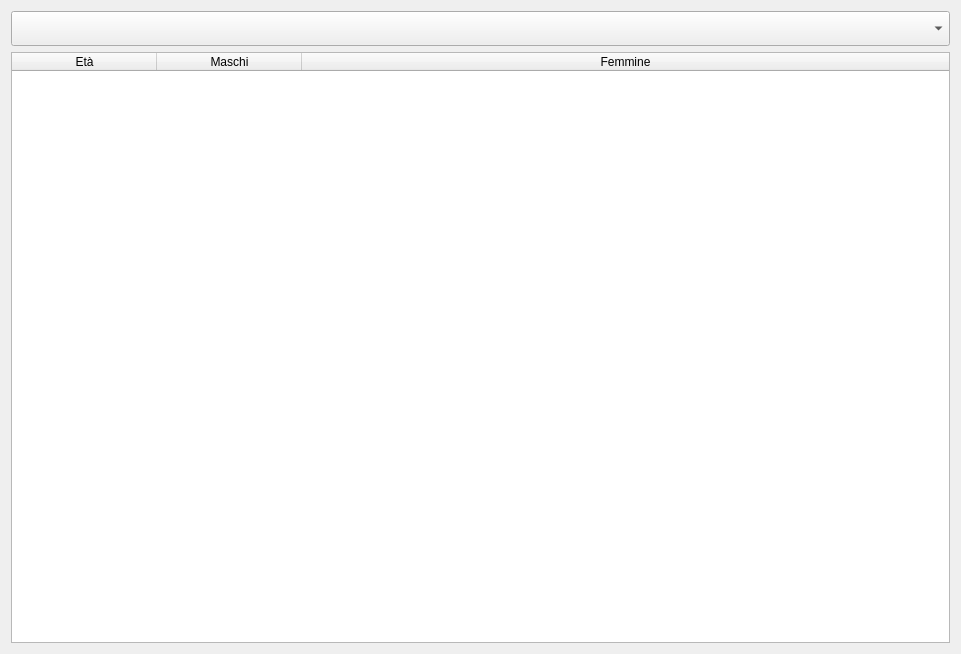
<?xml version="1.0" encoding="UTF-8"?>
<ui version="4.0">
 <class>MainWindow</class>
 <widget class="QMainWindow" name="MainWindow">
  <property name="geometry">
   <rect>
    <x>0</x>
    <y>0</y>
    <width>961</width>
    <height>654</height>
   </rect>
  </property>
  <property name="windowTitle">
   <string>MainWindow</string>
  </property>
  <widget class="QWidget" name="centralWidget">
   <layout class="QGridLayout" name="gridLayout">
    <item row="0" column="1">
     <layout class="QHBoxLayout" name="mainLayout">
      <item>
       <layout class="QVBoxLayout" name="leftMainLayout">
        <property name="sizeConstraint">
         <enum>QLayout::SetNoConstraint</enum>
        </property>
        <item>
         <layout class="QHBoxLayout" name="topLeftMainLayout">
          <property name="sizeConstraint">
           <enum>QLayout::SetNoConstraint</enum>
          </property>
          <item>
           <widget class="QComboBox" name="regionComboBox">
            <property name="minimumSize">
             <size>
              <width>0</width>
              <height>35</height>
             </size>
            </property>
            <property name="font">
             <font>
              <pointsize>10</pointsize>
              <weight>75</weight>
              <bold>true</bold>
             </font>
            </property>
           </widget>
          </item>
         </layout>
        </item>
        <item>
         <layout class="QHBoxLayout" name="bottomLeftMainLayout">
          <property name="sizeConstraint">
           <enum>QLayout::SetNoConstraint</enum>
          </property>
          <item>
           <widget class="QTableWidget" name="tableWidget">
            <property name="enabled">
             <bool>true</bool>
            </property>
            <property name="sizePolicy">
             <sizepolicy hsizetype="Preferred" vsizetype="Expanding">
              <horstretch>0</horstretch>
              <verstretch>0</verstretch>
             </sizepolicy>
            </property>
            <property name="minimumSize">
             <size>
              <width>461</width>
              <height>0</height>
             </size>
            </property>
            <property name="frameShape">
             <enum>QFrame::StyledPanel</enum>
            </property>
            <property name="editTriggers">
             <set>QAbstractItemView::NoEditTriggers</set>
            </property>
            <property name="alternatingRowColors">
             <bool>true</bool>
            </property>
            <attribute name="horizontalHeaderCascadingSectionResizes">
             <bool>false</bool>
            </attribute>
            <attribute name="horizontalHeaderDefaultSectionSize">
             <number>145</number>
            </attribute>
            <attribute name="horizontalHeaderHighlightSections">
             <bool>false</bool>
            </attribute>
            <attribute name="horizontalHeaderStretchLastSection">
             <bool>true</bool>
            </attribute>
            <attribute name="verticalHeaderVisible">
             <bool>false</bool>
            </attribute>
            <attribute name="verticalHeaderCascadingSectionResizes">
             <bool>false</bool>
            </attribute>
            <attribute name="verticalHeaderShowSortIndicator" stdset="0">
             <bool>true</bool>
            </attribute>
            <attribute name="verticalHeaderStretchLastSection">
             <bool>true</bool>
            </attribute>
            <column>
             <property name="text">
              <string>Età</string>
             </property>
            </column>
            <column>
             <property name="text">
              <string>Maschi</string>
             </property>
            </column>
            <column>
             <property name="text">
              <string>Femmine</string>
             </property>
            </column>
           </widget>
          </item>
         </layout>
        </item>
       </layout>
      </item>
      <item>
       <layout class="QVBoxLayout" name="rightMainLayout"/>
      </item>
     </layout>
    </item>
   </layout>
  </widget>
  <widget class="QMenuBar" name="menuBar">
   <property name="geometry">
    <rect>
     <x>0</x>
     <y>0</y>
     <width>961</width>
     <height>26</height>
    </rect>
   </property>
  </widget>
 </widget>
 <layoutdefault spacing="6" margin="11"/>
 <resources/>
 <connections/>
</ui>
